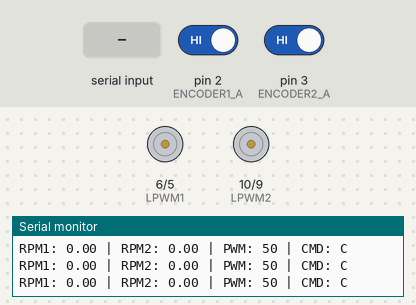
Recording of a sketch running on a simulated Arduino Uno, built with avr-gcc and run on an emulated ATmega328P. On the bench: motor-driver pin pairs drawn as motors (green arrow = first pin HIGH = forward, orange = second pin HIGH = backward, longer = more drive), the last lines printed to the serial monitor. Inputs (shaded band) come from the test bench; at power-on: pin 2 (ENCODER1_A) HIGH, pin 3 (ENCODER2_A) HIGH.

Above: at 1.2 s.
1.3 s: "W90\n" received over Serial
At 1.6 s:
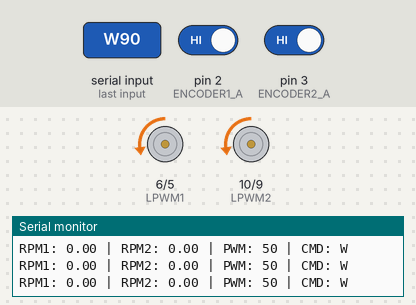
2.8 s: "90,45\n" received over Serial
At 4.0 s:
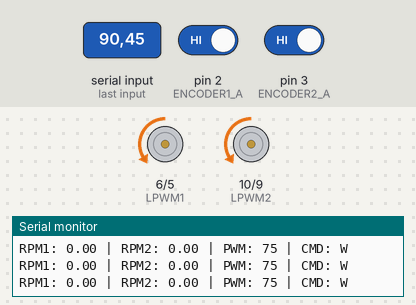
4.3 s: "S90\n" received over Serial
At 5.1 s:
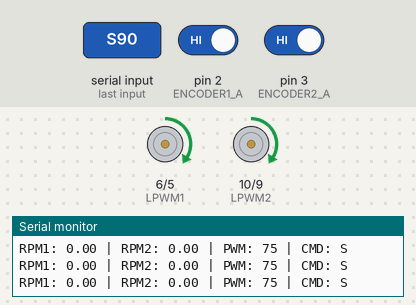
5.8 s: "30,150\n" received over Serial
At 6.2 s:
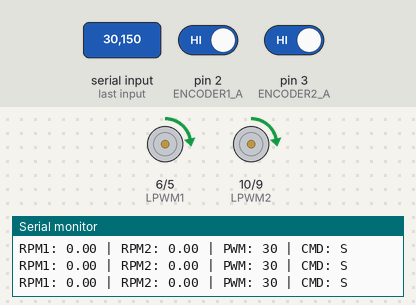
7.3 s: "A90\n" received over Serial
At 8.5 s:
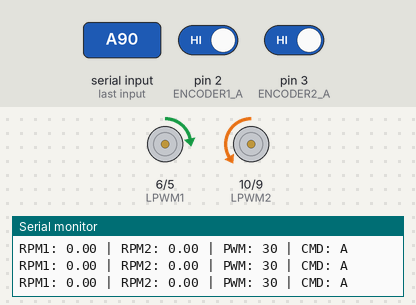
8.8 s: "D90\n" received over Serial
At 9.7 s:
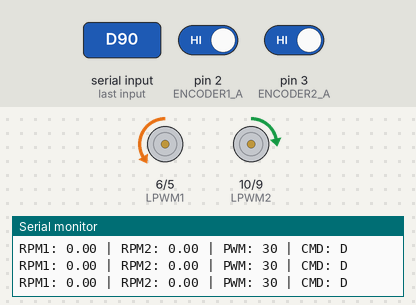
Timing chart, 0 to 11.3 s (numbered marks = the images above; inputs shaded):
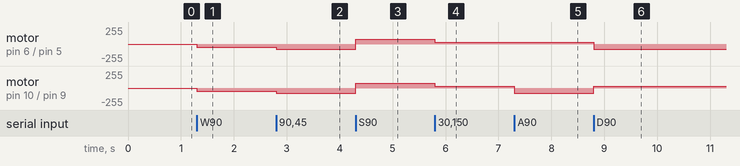

The sketch:

motor_control.ino
```cpp
// ===== BTS7960 + Dual Encoder + Serial Control =====

// ================= MOTOR 1 =================
#define RPWM1 5
#define LPWM1 6

// ================= MOTOR 2 =================
#define RPWM2 9
#define LPWM2 10

// ================= ENCODER 1 =================
#define ENCODER1_A 2
#define ENCODER1_B 4

// ================= ENCODER 2 =================
#define ENCODER2_A 3
#define ENCODER2_B 7

#define MAX_PWM 75
volatile long encoder1_count = 0;
volatile long encoder2_count = 0;

// ===== ENCODER PARAMETERS =====
const float encoder_ppr = 600.0;
const float gear_ratio = 129.0 / 40.0;

// quadrature x4 decoding
const float pulses_per_wheel_rev =
  encoder_ppr * 4.0 * gear_ratio;

// ===== SPEED VARIABLES =====
float wheel1_rpm = 0;
float wheel2_rpm = 0;

unsigned long lastTime = 0;
const int sampleTime = 100; // ms

// ===== MOTOR SPEED =====
int pwmValue = 50;

// ===== CURRENT COMMAND =====
char command = 'C'; // ✅ Use 'C' (Stop) as default, must match switch cases

void setup() {

  Serial.begin(115200);

  // Motor pins
  pinMode(RPWM1, OUTPUT);
  pinMode(LPWM1, OUTPUT);

  pinMode(RPWM2, OUTPUT);
  pinMode(LPWM2, OUTPUT);

  // Encoder pins
  pinMode(ENCODER1_A, INPUT_PULLUP);
  pinMode(ENCODER1_B, INPUT_PULLUP);

  pinMode(ENCODER2_A, INPUT_PULLUP);
  pinMode(ENCODER2_B, INPUT_PULLUP);

  // Interrupts
  attachInterrupt(digitalPinToInterrupt(ENCODER1_A), encoder1ISR, CHANGE);
  attachInterrupt(digitalPinToInterrupt(ENCODER2_A), encoder2ISR, CHANGE);

  lastTime = millis();

  Serial.println("==== MOTOR CONTROL READY ====");
  Serial.println("Commands:");
  Serial.println("W = Forward");
  Serial.println("S = Backward");
  Serial.println("A = Left");
  Serial.println("D = Right");
  Serial.println("C = Stop");
  Serial.println("0-255 = PWM Speed");
}

void loop() {

  // ===== SERIAL COMMANDS =====
  if (Serial.available()) {

    String input = Serial.readStringUntil('\n');
    input.trim();

    // ===== PWM VALUE =====
    if (input.toInt() > 0 || input == "0") {

      pwmValue = constrain(input.toInt(), 0, MAX_PWM);

      Serial.print("PWM set to: ");
      Serial.println(pwmValue);
    }

    // ===== MOVEMENT COMMAND =====
    else if (input.length() > 0) {

      command = toupper(input.charAt(0)); // ✅ Converts to uppercase

      Serial.print("Command: ");
      Serial.println(command);
    }
  }

  // ===== EXECUTE MOVEMENT =====
  switch (command) {

    case 'W': // ✅ Uppercase to match toupper()
      motor1Forward(pwmValue);
      motor2Forward(pwmValue);
      break;

    case 'S': // ✅ Uppercase
      motor1Backward(pwmValue);
      motor2Backward(pwmValue);
      break;

    case 'A': // ✅ Uppercase
      motor1Backward(pwmValue);
      motor2Forward(pwmValue);
      break;

    case 'D': // ✅ Uppercase
      motor1Forward(pwmValue);
      motor2Backward(pwmValue);
      break;

    case 'C': // ✅ Uppercase — Stop
      stopMotors();
      break;
  }

  // ===== CALCULATE RPM =====
  if (millis() - lastTime >= sampleTime) {

    noInterrupts();

    long count1 = encoder1_count;
    long count2 = encoder2_count;

    encoder1_count = 0;
    encoder2_count = 0;

    interrupts();

    float dt = sampleTime / 1000.0;

    wheel1_rpm =
      (count1 / pulses_per_wheel_rev) * (60.0 / dt);

    wheel2_rpm =
      (count2 / pulses_per_wheel_rev) * (60.0 / dt);

    // ===== PRINT RPM =====
    Serial.print("RPM1: ");
    Serial.print(wheel1_rpm);

    Serial.print(" | RPM2: ");
    Serial.print(wheel2_rpm);

    Serial.print(" | PWM: ");
    Serial.print(pwmValue);

    Serial.print(" | CMD: ");
    Serial.println(command);

    lastTime = millis();
  }
}

// ================= MOTOR FUNCTIONS =================

void motor1Forward(int pwm) {
  analogWrite(RPWM1, pwm);
  analogWrite(LPWM1, 0);
}

void motor1Backward(int pwm) {
  analogWrite(RPWM1, 0);
  analogWrite(LPWM1, pwm);
}

void motor2Forward(int pwm) {
  analogWrite(RPWM2, pwm);
  analogWrite(LPWM2, 0);
}

void motor2Backward(int pwm) {
  analogWrite(RPWM2, 0);
  analogWrite(LPWM2, pwm);
}

void stopMotors() {

  analogWrite(RPWM1, 0);
  analogWrite(LPWM1, 0);

  analogWrite(RPWM2, 0);
  analogWrite(LPWM2, 0);
}

// ================= ENCODER ISR =================

void encoder1ISR() {

  bool A = digitalRead(ENCODER1_A);
  bool B = digitalRead(ENCODER1_B);

  if (A == B)
    encoder1_count++;
  else
    encoder1_count--;
}

void encoder2ISR() {

  bool A = digitalRead(ENCODER2_A);
  bool B = digitalRead(ENCODER2_B);

  if (A == B)
    encoder2_count++;
  else
    encoder2_count--;
}
```

Measured:
- after the input at 1.3 s, motor on pin 6 (LPWM1) / pin 5 (RPWM1), motor on pin 10 (LPWM2) / pin 9 (RPWM2): stopped → backward 50/255 at once
- after the input at 2.8 s, motor on pin 6 (LPWM1) / pin 5 (RPWM1), motor on pin 10 (LPWM2) / pin 9 (RPWM2): backward 50/255 → backward 75/255 at once
- after the input at 4.3 s, motor on pin 6 (LPWM1) / pin 5 (RPWM1), motor on pin 10 (LPWM2) / pin 9 (RPWM2): backward 75/255 → forward 75/255 at once
- after the input at 5.8 s, motor on pin 6 (LPWM1) / pin 5 (RPWM1), motor on pin 10 (LPWM2) / pin 9 (RPWM2): forward 75/255 → forward 30/255 at once
- after the input at 7.3 s, motor on pin 10 (LPWM2) / pin 9 (RPWM2): forward 30/255 → backward 75/255 at once
- after the input at 8.8 s, motor on pin 6 (LPWM1) / pin 5 (RPWM1): forward 30/255 → backward 75/255 at once; motor on pin 10 (LPWM2) / pin 9 (RPWM2): backward 75/255 → forward 30/255 at once
